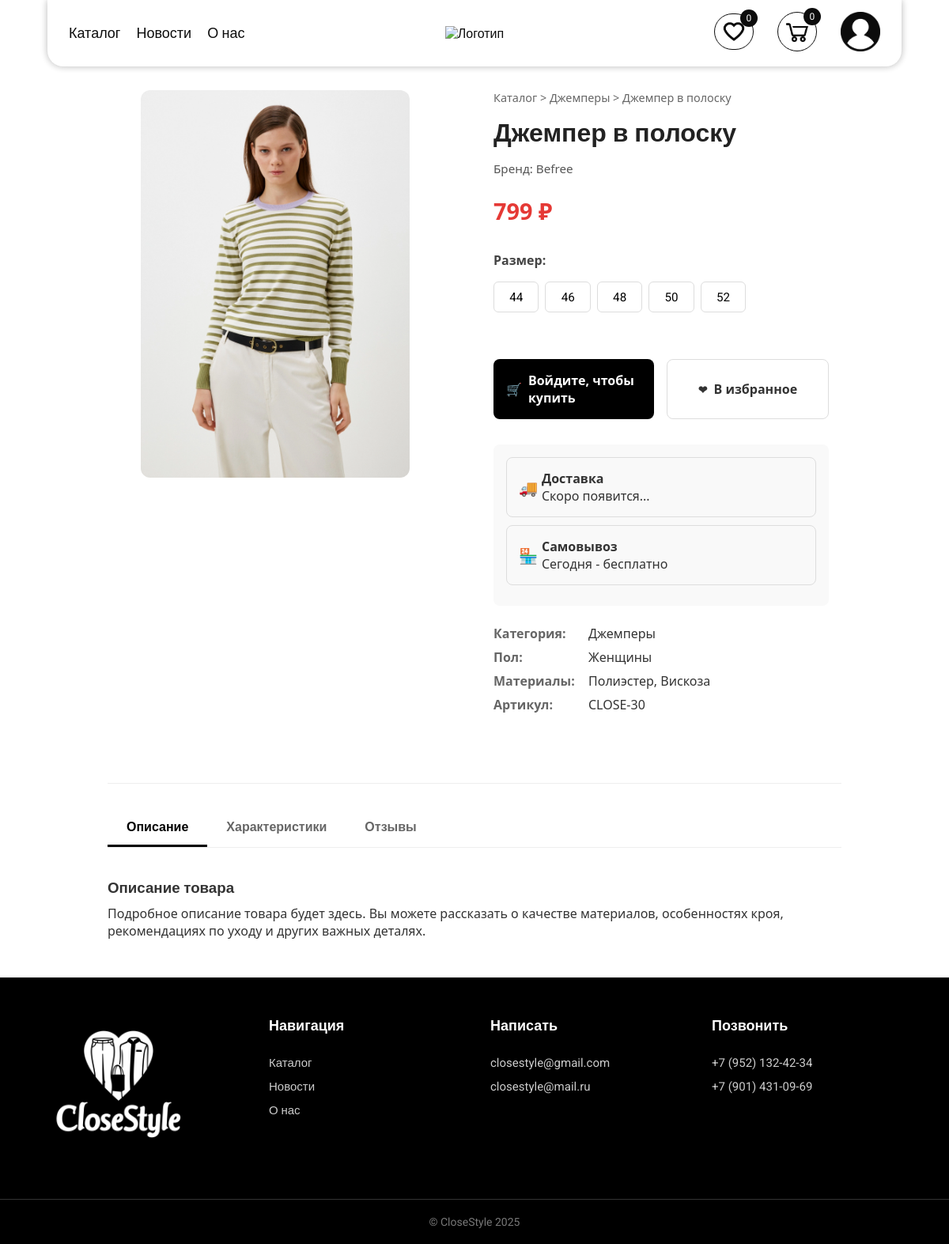
The page /product/30/ on the database its author committed.
### catalog/models.py (models this page shows, shortened)
class clothes(models.Model):
    title = models.CharField(max_length=200, verbose_name="Название")
    description = models.CharField(max_length=2000, verbose_name="Описание", null=True, blank=True)
    summ = models.DecimalField(max_digits=10, decimal_places=2, verbose_name="Стоимость") # Изменено на DecimalField для точности
    old_price = models.DecimalField(max_digits=10, decimal_places=2, verbose_name="Старая цена", null=True, blank=True)
    catt = models.ForeignKey('cat', on_delete=models.CASCADE, verbose_name="Категория")
    genderr = models.ForeignKey('gender', on_delete=models.CASCADE, verbose_name="Для")
    sizee = models.ManyToManyField('size', verbose_name="Размер", related_name='size', blank=True)
    materiall = models.ManyToManyField('material', verbose_name="Материал")
    colorr = models.ForeignKey('color', on_delete=models.CASCADE, verbose_name="Цвет")
    brendd = models.ForeignKey('brend', on_delete=models.CASCADE, verbose_name="Бренд")
    countryy = models.ForeignKey('country', on_delete=models.CASCADE, verbose_name="Страна производитель", null=True, blank=True)
    statuss = models.BooleanField(default=True, verbose_name="В наличии")
    imgg = models.ImageField(verbose_name="Фото", upload_to='image/')
    dates = models.DateTimeField(auto_now=True)
    available_sizes = models.ManyToManyField('size', through='Stock', through_fields=('product', 'size'), verbose_name="Доступные размеры и их количество")
    objects = models.Manager()
    in_stock = InStockManager()
    def display_size(self):
        return ', '.join([sizee.name for sizee in self.sizee.all()])
    display_size.short_description = 'Размер'
    def display_material(self):
        return ', '.join([materiall.name for materiall in self.materiall.all()])
    display_material.short_description = 'материал'
    @property
    def is_in_stock(self):
        if not self.statuss:
            return False
        total_quantity = self.stock_set.aggregate(total=Sum('quantity'))['total']
        return total_quantity is not None and total_quantity > 0
    class Meta:
        verbose_name = 'Одежду'
        verbose_name_plural = 'Вся одежда'

class cat(models.Model):
    name = models.CharField(max_length=50, verbose_name="Категория")
    class Meta:
        verbose_name = 'Категорию'
        verbose_name_plural = 'Категории'
    def __str__(self):
        return self.name

class brend(models.Model):
    name = models.CharField(max_length=50, verbose_name="Бренд")
    class Meta:
        verbose_name = 'Бренд'
        verbose_name_plural = 'Список брендов'
    def __str__(self):
        return self.name

class Stock(models.Model):
    product = models.ForeignKey('clothes', on_delete=models.CASCADE, verbose_name="Товар")
    size = models.ForeignKey('size', on_delete=models.CASCADE, verbose_name="Размер")
    quantity = models.PositiveIntegerField(default=0, verbose_name="Количество на складе")
    class Meta:
        verbose_name = "Складской остаток"
        verbose_name_plural = "Складские остатки"
        unique_together = ('product', 'size')

class size(models.Model):
    name = models.CharField(max_length=20, verbose_name="Введите размер")
    class Meta:
        verbose_name = 'Размер'
        verbose_name_plural = 'Все размеры'

class gender(models.Model):
    name = models.CharField(max_length=20, verbose_name="Для кого")
    class Meta:
        verbose_name = 'Пол'
        verbose_name_plural = 'Для кого'
    def __str__(self):
        return self.name

class material(models.Model):
    name = models.CharField(max_length=50, verbose_name="Материал")
    class Meta:
        verbose_name = 'Материал'
        verbose_name_plural = 'Материал'

### catalog/views.py (the view)
# urls.py: path('product/<int:product_id>/', views.product_detail, name='product_detail'),
def product_detail(request, product_id):
    product = get_object_or_404(clothes, id=product_id)
    product_in_favorites = False
    if request.user.is_authenticated:
        product_in_favorites = Favorite.objects.filter(user=request.user, product=product).exists()
    context = {
        'product': product,
        'product_in_favorites': product_in_favorites,
        'total_quantity': get_cart_quantity(request.user),
        'favorites_quantity': get_favorites_quantity(request.user)
    }
    return render(request, 'catalog/product_detail.html', context)

### catalog/models.py (called while the page is built)
    def __str__(self):
        return self.name

    def __str__(self):
        return self.name

### catalog/views.py (called while the page is built)
def get_cart_quantity(user):
    if user.is_authenticated:
        return sum(item.quantity for item in CartItem.objects.filter(user=user))
    return 0

def get_favorites_quantity(user):
    if user.is_authenticated:
        return Favorite.objects.filter(user=user).count()
    return 0

### catalog/templates/catalog/product_detail.html (shortened to what this page needs)
{% extends "catalog/base.html" %}
{% load static %}
{% block content %}
<section class="section section-product-detail">
    <div class="fake fake2"><br></div>
    <div class="product-detail-container">
        <div class="product-gallery">
            <div class="main-image">
                <img src="{{ product.imgg.url }}" alt="{{ product.title }}" class="zoomable" id="mainProductImage"
                     style="{% if not product.is_in_stock %}filter: grayscale(100%); opacity: 0.6;{% endif %}">
            </div>
        </div>
        <div class="product-info">
            <nav class="breadcrumbs">
                <a href="{% url 'catalog:view_product' %}">Каталог</a> >
                <a href="{% url 'catalog:view_product' %}?category={{ product.catt.id }}">{{ product.catt }}</a> >
                <span>{{ product.title }}</span>
            </nav>
            <h1 class="product-title">{{ product.title }}</h1>
            <div class="product-brand-rating">
                <span class="brand">Бренд: {{ product.brendd }}</span>
            </div>
            <div class="price-block">
                <span class="current-price">{{ product.summ|floatformat:"0" }} ₽</span>
            </div>
            <div class="size-selector">
                <div class="size-header">
                    <span class="option-title">Размер:</span>
                </div>
                <div class="size-options" id="sizeOptionsContainer">
                    {% for stock_item in product.stock_set.all %}
                        {% if stock_item.quantity > 0 %}
                            <button class="size-option js-size-select" data-size-id="{{ stock_item.size.id }}">
                                {{ stock_item.size.name }}
                            </button>
                        {% endif %}
                    {% endfor %}
                </div>
                <div class="size-error" id="sizeErrorMessage"></div>
            </div>
             <div class="action-buttons">
                {% if user.is_authenticated %}
                    <button class="add-to-cart-btn" id="addToCartBtn"
                            {% if not product.is_in_stock %}disabled{% else %}disabled{% endif %}
                            data-product-id="{{ product.id }}"
                            data-product-title="{{ product.title|addslashes }}"
                            data-url-template="{% url 'catalog:add_to_cart' 0 %}">
                        {% if product.is_in_stock %}
                            <span class="cart-icon">🛒</span> Добавить в корзину
                        {% else %}
                            Нет в наличии
                        {% endif %}
                    </button>
                    <button class="wishlist-btn {% if product_in_favorites %}in-favorites{% endif %}"
                            id="favorite-btn-{{ product.id }}"
                            onclick="toggleFavorite({{ product.id }}, this, '{{ csrf_token }}')">
                        <span class="heart-icon">❤</span>
                        <span class="favorite-text">{% if product_in_favorites %}В избранном{% else %}В избранное{% endif %}</span>
                    </button>
                {% else %}
                    <a href="{% url 'login' %}?next={{ request.path|urlencode }}" class="add-to-cart-btn">
                         <span class="cart-icon">🛒</span>
                         <span>Войдите, чтобы купить</span>
                    </a>
                     <a href="{% url 'login' %}?next={{ request.path|urlencode }}" class="wishlist-btn">
                        <span class="heart-icon">❤</span>
                        <span>В избранное</span>
                    </a>
                {% endif %}
            </div>
            <div class="delivery-info">
                <div class="delivery-option">
                    <span class="delivery-icon">🚚</span>
                    <div>
                        <strong>Доставка</strong>
                        <p>Скоро появится...</p>
                    </div>
                </div>
                <div class="delivery-option">
                    <span class="delivery-icon">🏪</span>
                    <div>
                        <strong>Самовывоз</strong>
                        <p>Сегодня - бесплатно</p>
                    </div>
                </div>
            </div>
            <div class="product-meta">
                <div class="meta-item"><span class="meta-title">Категория:</span><span>{{ product.catt }}</span></div>
                <div class="meta-item"><span class="meta-title">Пол:</span><span>{{ product.genderr }}</span></div>
                <div class="meta-item"><span class="meta-title">Материалы:</span><span>{{ product.display_material }}</span></div>
                <div class="meta-item"><span class="meta-title">Артикул:</span><span>CLOSE-{{ product.id }}</span></div>
            </div>
        </div>
    </div>
    <div class="product-tabs">
        <div class="tabs-header">
            <button class="tab-btn active js-tab-btn" data-tab="description">Описание</button>
            <button class="tab-btn js-tab-btn" data-tab="specs">Характеристики</button>
            <button class="tab-btn js-tab-btn" data-tab="reviews">Отзывы</button>
        </div>
        <div class="tab-content active" id="description-content">
            <h3 class="product-disc">Описание товара</h3>
            <p>{{ product.description|default:"Подробное описание товара будет здесь. Вы можете рассказать о качестве материалов, особенностях кроя, рекомендациях по уходу и других важных деталях." }}</p>
        </div>
    </div>
</section>
{% endblock %}

### catalog/static/css/style.css (style rules this page uses)
* { margin: 0; padding: 0; box-sizing: border-box; }
a { text-decoration: none; color: black; }
body, h1, h2, h3, button { font-family: 'Roboto', sans-serif; }
button { background: none; border: none; }
.section { min-height: 100vh; }
.fake { padding: 40px 0; }
.fake.fake2 { padding-top: 20px; }
.heart-icon { font-size: 14px; }
.delivery-option { display: flex; align-items: center; padding: 15px; border: 1px solid #ddd; border-radius: 8px; margin-bottom: 10px; transition: all 0.2s ease; }
.section-product-detail { padding: 2rem 1rem; width: 80%; margin: 0 auto; font-family: 'Segoe UI', Tahoma, Geneva, Verdana, sans-serif; color: #333; }
.product-detail-container { display: flex; gap: 3rem; margin-bottom: 4rem; }
.product-gallery { flex: 1; position: relative; }
.main-image img { width: 80%; height: auto; display: block; transition: transform 0.3s ease; border-radius: 12px; overflow: hidden; margin: 0 auto; }
.product-info { flex: 1; padding: 0 1rem; }
.breadcrumbs { font-size: 0.9rem; color: #666; margin-bottom: 1rem; }
.breadcrumbs a { color: #666; text-decoration: none; transition: color 0.2s; }
.product-title { font-size: 2rem; font-weight: 600; margin: 0.5rem 0 1rem; color: #222; }
.product-brand-rating { display: flex; align-items: center; gap: 1.5rem; margin-bottom: 1.5rem; }
.brand { font-size: 0.95rem; color: #555; }
.price-block { margin: 1.5rem 0; display: flex; align-items: center; gap: 1rem; }
.current-price { font-size: 1.8rem; font-weight: 700; color: #e53935; }
.size-selector { margin: 2rem 0; }
.size-header { display: flex; justify-content: space-between; align-items: center; margin-bottom: 0.5rem; }
.option-title { display: block; font-weight: 600; margin-bottom: 0.5rem; color: #444; }
.size-options { display: flex; flex-wrap: wrap; gap: 0.5rem; margin-top: 0.5rem; }
.size-option { padding: 0.6rem 1.2rem; border: 1px solid #ddd; background: #fff; border-radius: 6px; cursor: pointer; transition: all 0.2s; font-size: 0.95rem; min-width: 44px; text-align: center; }
.size-error { color: #e53935; font-size: 0.9rem; margin-top: 0.5rem; height: 1.2rem; }
.action-buttons { display: flex; gap: 1rem; margin: 2rem 0; }
.add-to-cart-btn, .wishlist-btn { flex: 1; padding: 1rem; border: none; border-radius: 8px; font-weight: 600; cursor: pointer; display: flex; align-items: center; justify-content: center; gap: 0.5rem; transition: all 0.2s; }
.add-to-cart-btn { background: #000; color: white; }
.wishlist-btn { background: #fff; color: #333; border: 1px solid #ddd; }
.delivery-info { background: #f9f9f9; padding: 1rem; border-radius: 8px; margin: 1.5rem 0; }
.delivery-icon { font-size: 1.2rem; margin-right: 5px; }
.product-meta { margin: 1.5rem 0; }
.meta-item { display: flex; margin: 0.5rem 0; }
.meta-title { font-weight: 600; min-width: 120px; color: #666; }
.product-tabs { border-top: 1px solid #eee; padding-top: 2rem; }
.tabs-header { display: flex; border-bottom: 1px solid #eee; margin-bottom: 1.5rem; }
.tab-btn { padding: 0.8rem 1.5rem; background: none; border: none; border-bottom: 3px solid transparent; font-weight: 600; cursor: pointer; color: #666; transition: all 0.2s; font-size: 16px; }
.tab-content { display: none; padding: 1rem 0; animation: fadeIn 0.3s ease; }
.tab-content.active { display: block; }
.product-disc { margin-bottom: 10px; }
.tab-btn.active { color: #000; border-bottom-color: #000; }
.size-selector { flex: 1; }

### rows shown on the page
clothes: imgg (picture), catt "Джемперы", title "Джемпер в полоску", brendd "Befree", summ "799", genderr "Женщины", display_material "Полиэстер, Вискоза", id "30", description "Подробное описание товара будет здесь. Вы можете рассказать о качестве материалов, особенностях кроя, рекомендациях по уходу и других важных деталях."
Stock: size.name "44"
Stock: size.name "46"
Stock: size.name "48"
Stock: size.name "50"
Stock: size.name "52"

### other values the page prints
{{ favorites_quantity|default:0 }} "0"
{{ total_quantity|default:0 }} "0"
